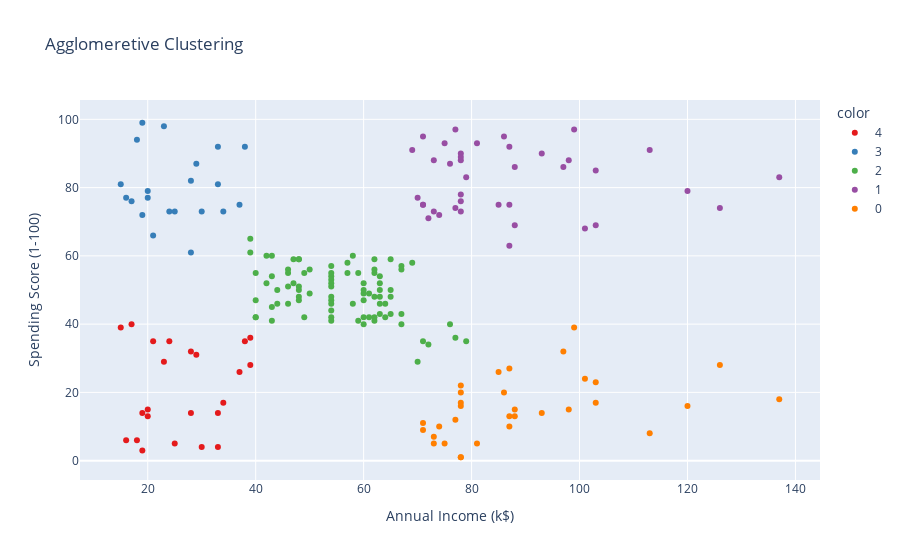

The notebook cell saved with this chart:
### Code cell
fig = px.scatter(data, x = 'Annual Income (k$)', y = 'Spending Score (1-100)',
                 color=data['Labels'].astype(str), title='Agglomeretive Clustering',
                 labels={'Labels':'Cluster'}, color_discrete_sequence=px.colors.qualitative.Set1)
iplot(fig)

### Figure 1 — Plotly figure (JSON) as saved in the notebook; plotly's stock layout.template omitted (floating-point values rounded to 4 significant figures)
{"data": [{"hovertemplate": "color=4<br>Annual Income (k$)=%{x}<br>Spending Score (1-100)=%{y}<extra></extra>", "legendgroup": "4", "marker": {"color": "rgb(228,26,28)", "symbol": "circle"}, "mode": "markers", "name": "4", "orientation": "v", "showlegend": true, "type": "scatter", "x": [15, 16, 17, 18, 19, 19, 20, 20, 21, 23, 24, 25, 28, 28, 29, 30, 33, 33, 34, 37, 38, 39, 39], "xaxis": "x", "y": [39, 6, 40, 6, 3, 14, 15, 13, 35, 29, 35, 5, 14, 32, 31, 4, 4, 14, 17, 26, 35, 36, 28], "yaxis": "y"}, {"hovertemplate": "color=3<br>Annual Income (k$)=%{x}<br>Spending Score (1-100)=%{y}<extra></extra>", "legendgroup": "3", "marker": {"color": "rgb(55,126,184)", "symbol": "circle"}, "mode": "markers", "name": "3", "orientation": "v", "showlegend": true, "type": "scatter", "x": [15, 16, 17, 18, 19, 19, 20, 20, 21, 23, 24, 25, 28, 28, 29, 30, 33, 33, 34, 37, 38], "xaxis": "x", "y": [81, 77, 76, 94, 72, 99, 77, 79, 66, 98, 73, 73, 82, 61, 87, 73, 92, 81, 73, 75, 92], "yaxis": "y"}, {"hovertemplate": "color=2<br>Annual Income (k$)=%{x}<br>Spending Score (1-100)=%{y}<extra></extra>", "legendgroup": "2", "marker": {"color": "rgb(77,175,74)", "symbol": "circle"}, "mode": "markers", "name": "2", "orientation": "v", "showlegend": true, "type": "scatter", "x": [39, 39, 40, 40, 40, 40, 42, 42, 43, 43, 43, 43, 44, 44, 46, 46, 46, 46, 47, 47, 48, 48, 48, 48, 48, 48, 49, 49, 50, 50, 54, 54, 54, 54, 54, 54, 54, 54, 54, 54, 54, 54, 57, 57, 58, 58, 59, 59, 60, 60, 60, 60, 60, 60, 61, 61, 62, 62, 62, 62, 62, 62, 63, 63, 63, 63, 63, 63, 64, 64, 65, 65, 65, 65, 67, 67, 67, 67, 69, 70, 71, 72, 76, 77, 79], "xaxis": "x", "y": [61, 65, 55, 47, 42, 42, 52, 60, 54, 60, 45, 41, 50, 46, 51, 46, 56, 55, 52, 59, 51, 59, 50, 48, 59, 47, 55, 42, 49, 56, 47, 54, 53, 48, 52, 42, 51, 55, 41, 44, 57, 46, 58, 55, 60, 46, 55, 41, 49, 40, 42, 52, 47, 50, 42, 49, 41, 48, 59, 55, 56, 42, 50, 46, 43, 48, 52, 54, 42, 46, 48, 50, 43, 59, 43, 57, 56, 40, 58, 29, 35, 34, 40, 36, 35], "yaxis": "y"}, {"hovertemplate": "color=1<br>Annual Income (k$)=%{x}<br>Spending Score (1-100)=%{y}<extra></extra>", "legendgroup": "1", "marker": {"color": "rgb(152,78,163)", "symbol": "circle"}, "mode": "markers", "name": "1", "orientation": "v", "showlegend": true, "type": "scatter", "x": [69, 70, 71, 71, 71, 72, 73, 73, 74, 75, 76, 77, 77, 78, 78, 78, 78, 78, 78, 79, 81, 85, 86, 87, 87, 87, 88, 88, 93, 97, 98, 99, 101, 103, 103, 113, 120, 126, 137], "xaxis": "x", "y": [91, 77, 95, 75, 75, 71, 88, 73, 72, 93, 87, 97, 74, 90, 88, 76, 89, 78, 73, 83, 93, 75, 95, 63, 75, 92, 86, 69, 90, 86, 88, 97, 68, 85, 69, 91, 79, 74, 83], "yaxis": "y"}, {"hovertemplate": "color=0<br>Annual Income (k$)=%{x}<br>Spending Score (1-100)=%{y}<extra></extra>", "legendgroup": "0", "marker": {"color": "rgb(255,127,0)", "symbol": "circle"}, "mode": "markers", "name": "0", "orientation": "v", "showlegend": true, "type": "scatter", "x": [71, 71, 73, 73, 74, 75, 77, 78, 78, 78, 78, 78, 78, 81, 85, 86, 87, 87, 87, 88, 88, 93, 97, 98, 99, 101, 103, 103, 113, 120, 126, 137], "xaxis": "x", "y": [11, 9, 5, 7, 10, 5, 12, 22, 17, 20, 16, 1, 1, 5, 26, 20, 27, 13, 10, 13, 15, 14, 32, 15, 39, 24, 17, 23, 8, 16, 28, 18], "yaxis": "y"}], "layout": {"autosize": true, "legend": {"title": {"text": "color"}, "tracegroupgap": 0}, "title": {"text": "Agglomeretive Clustering"}, "xaxis": {"anchor": "y", "autorange": true, "domain": [0, 1], "range": [7.16, 144.8], "title": {"text": "Annual Income (k$)"}, "type": "linear"}, "yaxis": {"anchor": "x", "autorange": true, "domain": [0, 1], "range": [-7.087, 107.1], "title": {"text": "Spending Score (1-100)"}, "type": "linear"}}}
